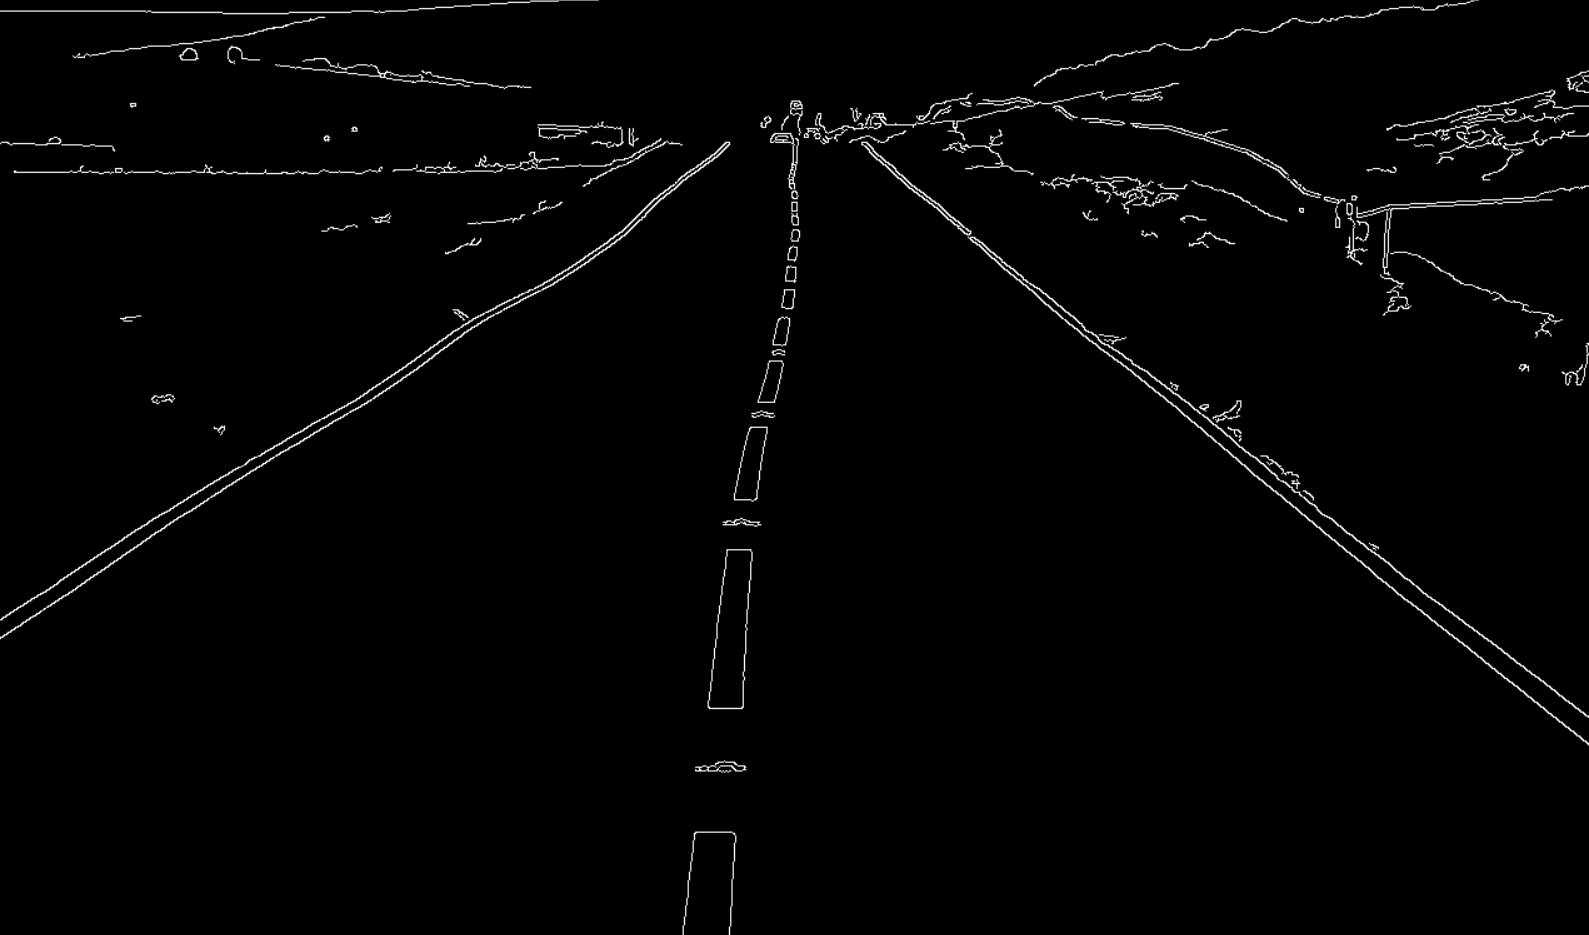

Source code (Python):
import cv2
import numpy as np
# import matplotlib.pyplot as plt

def canny(image):
  grey = cv2.cvtColor(image, cv2.COLOR_RGB2GRAY)
  blur = cv2.GaussianBlur(grey, (5, 5), 0)
  canny = cv2.Canny(blur, 50, 150)
  return canny


#image = cv2.imread('./images/test-1.jpg')

# My Image 

image = cv2.imread('./images/test-6.jpg')

lane_image = np.copy(image)
canny = canny(lane_image)

cv2.imshow('result', canny)
cv2.waitKey(0)
